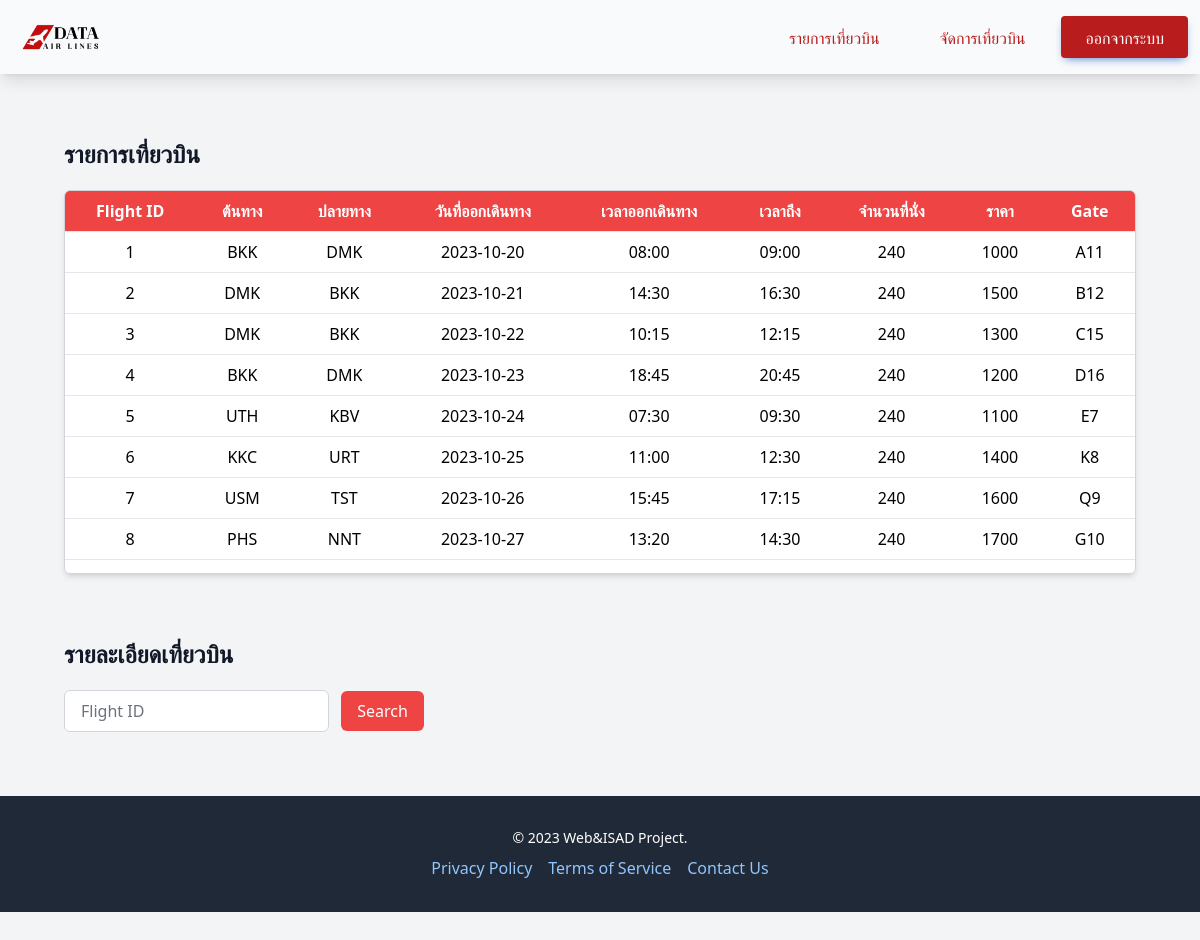
/flight_list.php (signed in), run on the app's committed database.
### tables this page shows
CREATE TABLE "flights" (
	"flight_id"	INTEGER NOT NULL UNIQUE,
	"origin"	varchar(255) NOT NULL,
	"destination"	varchar(255),
	"depart_date"	date NOT NULL,
	"depart_time"	time,
	"arrive_time"	time,
	"num_of_seat"	INTEGER NOT NULL,
	"price"	INTEGER,
	"gate"	varchar(255),
	FOREIGN KEY("destination") REFERENCES "airports"("airport_code"),
	FOREIGN KEY("origin") REFERENCES "airports"("airport_code"),
	PRIMARY KEY("flight_id" AUTOINCREMENT)
);

### flight_list.php (the view, shortened to what this page needs)
<?php
	include('includes/head.php');
	include("includes/navbar.php");
	include("dbcon.php");
	$flight_table = [];
	$sql_flight = "SELECT * FROM flights";
	$ret_flight = $db->query($sql_flight);
	while($row = $ret_flight->fetchArray(SQLITE3_ASSOC))
	{
		array_push($flight_table, $row);
	}
?>
<div class="mx-16 mt-16 mb-5 m flex items-center">
	<h2 class="text-center text-2xl font-bold text-gray-900">รายการเที่ยวบิน</h2>
</div>
<div class="flex justify-center h-96 mx-16 overflow-auto border border-gray-300 shadow-md rounded-md">
	<table class="text-center min-w-full bg-white">
		<thead class="bg-red-500 text-white">
			<tr>
				<th class="py-2 px-4 border-b">Flight ID</th>
				<th class="py-2 px-4 border-b">ต้นทาง</th>
				<th class="py-2 px-4 border-b">ปลายทาง</th>
				<th class="py-2 px-4 border-b">วันที่ออกเดินทาง</th>
				<th class="py-2 px-4 border-b">เวลาออกเดินทาง</th>
				<th class="py-2 px-4 border-b">เวลาถึง</th>
				<th class="py-2 px-4 border-b">จำนวนที่นั่ง</th>
				<th class="py-2 px-4 border-b">ราคา</th>
				<th class="py-2 px-4 border-b">Gate</th>
			</tr>
		</thead>
		<tbody>
			<?php foreach($flight_table as $row){?>
			<tr>
				<td class="py-2 px-4 border-b"><?php echo $row['flight_id'];?></td>
				<td class="py-2 px-4 border-b"><?php echo $row['origin'];?></td>
				<td class="py-2 px-4 border-b"><?php echo $row['destination'];?></td>
				<td class="py-2 px-4 border-b"><?php echo $row['depart_date'];?></td>
				<td class="py-2 px-4 border-b"><?php echo $row['depart_time'];?></td>
				<td class="py-2 px-4 border-b"><?php echo $row['arrive_time'];?></td>
				<td class="py-2 px-4 border-b"><?php echo $row['num_of_seat'];?></td>
				<td class="py-2 px-4 border-b"><?php echo $row['price'];?></td>
				<td class="py-2 px-4 border-b"><?php echo $row['gate'];?></td>
			</tr>
			<?php }?>
		</tbody>
	</table>
</div>
<div class="mx-16 mt-16 mb-5 m flex items-center">
	<h2 class="text-center text-2xl font-bold text-gray-900">รายละเอียดเที่ยวบิน</h2>
</div>
<div class="mx-16 mb-16 flex items-center">
	<form action="flight_list.php" method="POST">
    	<input type="number" name="flight_id" class="py-2 px-4 border border-gray-300 rounded-md mr-2 focus:border-gray-600 hover:border-gray-400" placeholder="Flight ID">
    	<button type="submit" class="py-2 px-4 bg-red-500 text-white rounded-md hover:bg-red-700">Search</button>
	</form>
</div>
<?php include("includes/footer.php")?>

### includes/head.php (shortened to what this page needs)
<!DOCTYPE html>
<head>
	<link rel="stylesheet" href="static/error.css">
	<script src="https://cdn.tailwindcss.com"></script>
	<script src="https://cdn.tailwindcss.com?plugins=forms,typography,aspect-ratio,line-clamp"></script>
</head>
<body class="bg-gray-100">
</body>

### includes/navbar.php (shortened to what this page needs)
<nav class="flex w-full flex-wrap items-center justify-between bg-gray-50 py-2 text-neutral-500 shadow-lg hover:text-neutral-700 focus:text-neutral-700 lg:py-4">
    <div class="flex w-full flex-wrap items-center justify-between px-3">
        <div>
            <p class="mx-2 my-1 flex items-center text-neutral-900 hover:text-neutral-900 focus:text-neutral-900 lg:mb-0 lg:mt-0">
                <img class="mr-1" src="picture/logo.png" style="height: 28px" alt="TE Logo" loading="lazy" />
            </p>
        </div>
        <div class="flex items-center sm:flex-row flex-col">
            <?php
                if(isset($_SESSION['role']))
                {?>
                    <?php if($_SESSION['role'] == 'admin' or $_SESSION['role'] == 'counter') : ?>
                        <a href="flight_list.php" class="mb-2 lg:mb-0 mr-3 inline-block rounded px-6 pb-2 pt-2.5 text-md font-medium uppercase leading-normal text-red-700 transition duration-150 ease-in-out hover:bg-neutral-200 hover:text-red-800 focus:text-red-800 focus:bg-neutral-300 focus:ring-0 active:text-red-800 motion-reduce:transition-none">
                            รายการเที่ยวบิน
                        </a>
                    <?php endif?>
                    <?php if($_SESSION['role'] == 'admin'):?>
                        <a href="manager.php" class="mb-2 lg:mb-0 mr-3 inline-block rounded px-6 pb-2 pt-2.5 text-md font-medium uppercase leading-normal text-red-700 transition duration-150 ease-in-out hover:bg-neutral-200 hover:text-red-800 focus:text-red-800 focus:bg-neutral-300 focus:ring-0 active:text-red-800 motion-reduce:transition-none">
                            จัดการเที่ยวบิน
                        </a>
                    <?php endif?>
            <?php
                }
                ?>
            <?php if(isset($_SESSION['authenticated'])) : ?>
            <a href="logout.php" class="inline-block rounded bg-red-700 px-6 pb-2 pt-2.5 text-md font-medium uppercase leading-normal text-white shadow-[0_4px_9px_-4px_#3b71ca] transition duration-150 ease-in-out hover:bg-red-800 hover:shadow-[0_8px_9px_-4px_rgba(59,113,202,0.3),0_4px_18px_0_rgba(59,113,202,0.2)] focus:bg-red-800 focus:shadow-[0_8px_9px_-4px_rgba(59,113,202,0.3),0_4px_18px_0_rgba(59,113,202,0.2)] focus:outline-none focus:ring-0 active:bg-red-900 active:shadow-[0_8px_9px_-4px_rgba(59,113,202,0.3),0_4px_18px_0_rgba(59,113,202,0.2)] motion-reduce:transition-none dark:shadow-[0_4px_9px_-4px_rgba(59,113,202,0.5)] dark:hover:shadow-[0_8px_9px_-4px_rgba(59,113,202,0.2),0_4px_18px_0_rgba(59,113,202,0.1)] dark:focus:shadow-[0_8px_9px_-4px_rgba(59,113,202,0.2),0_4px_18px_0_rgba(59,113,202,0.1)] dark:active:shadow-[0_8px_9px_-4px_rgba(59,113,202,0.2),0_4px_18px_0_rgba(59,113,202,0.1)]">
                ออกจากระบบ
            </a>
            <?php endif?>
        </div>
    </div>
</nav>

### includes/footer.php
<footer>
	<div class="flex flex-col">
		<div class="bg-gray-800 text-white py-8 mt-auto">
			<div class="container mx-auto text-center">
				<p class="text-sm mb-2">&copy; 2023 Web&ISAD Project.</p>
				<div class="flex justify-center space-x-4">
					<a class="text-blue-300 hover:text-blue-500">Privacy Policy</a>
					<a class="text-blue-300 hover:text-blue-500">Terms of Service</a>
					<a class="text-blue-300 hover:text-blue-500">Contact Us</a>
				</div>
			</div>
		</div>
	</div>
</footer>

### data on the page
flights: flight_id "1", origin "BKK", destination "DMK", depart_date "2023-10-20", depart_time "08:00", arrive_time "09:00", num_of_seat "240", price "1000", gate "A11"
flights: flight_id "2", origin "DMK", destination "BKK", depart_date "2023-10-21", depart_time "14:30", arrive_time "16:30", num_of_seat "240", price "1500", gate "B12"
flights: flight_id "3", origin "DMK", destination "BKK", depart_date "2023-10-22", depart_time "10:15", arrive_time "12:15", num_of_seat "240", price "1300", gate "C15"
flights: flight_id "4", origin "BKK", destination "DMK", depart_date "2023-10-23", depart_time "18:45", arrive_time "20:45", num_of_seat "240", price "1200", gate "D16"
flights: flight_id "5", origin "UTH", destination "KBV", depart_date "2023-10-24", depart_time "07:30", arrive_time "09:30", num_of_seat "240", price "1100", gate "E7"
flights: flight_id "6", origin "KKC", destination "URT", depart_date "2023-10-25", depart_time "11:00", arrive_time "12:30", num_of_seat "240", price "1400", gate "K8"
flights: flight_id "7", origin "USM", destination "TST", depart_date "2023-10-26", depart_time "15:45", arrive_time "17:15", num_of_seat "240", price "1600", gate "Q9"
flights: flight_id "8", origin "PHS", destination "NNT", depart_date "2023-10-27", depart_time "13:20", arrive_time "14:30", num_of_seat "240", price "1700", gate "G10"
